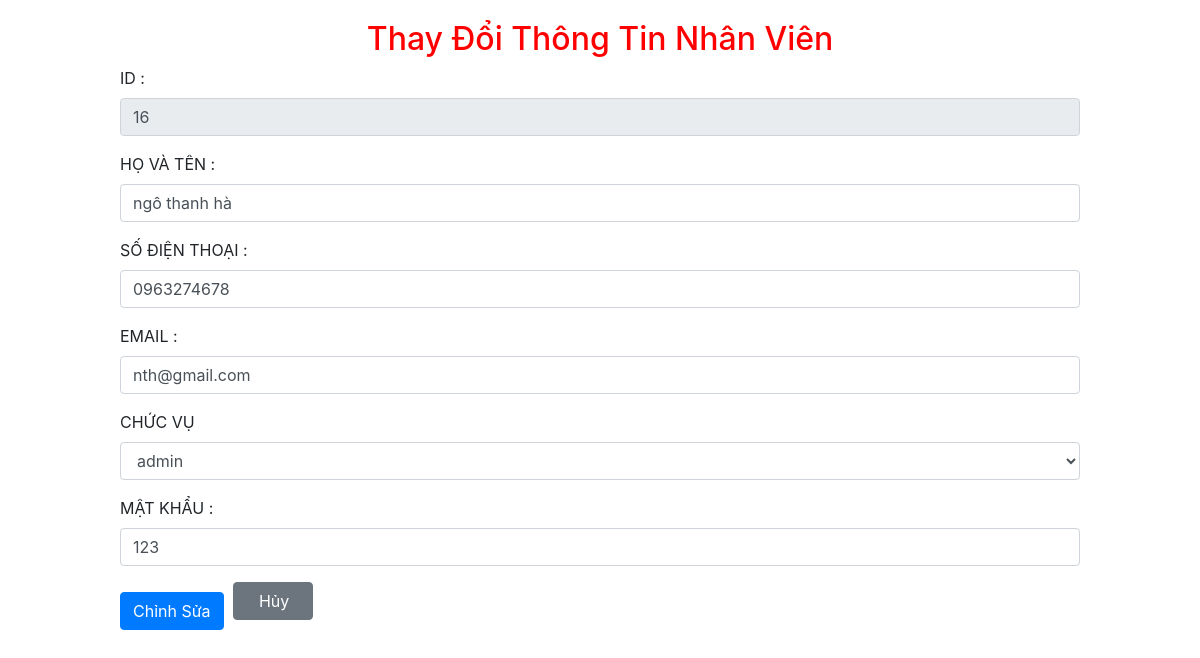
/php/edit_form_staff.php?id=16 (signed in), run on the app's committed database.
### tables this page shows
CREATE TABLE `user` (
  `id_user` int(11) NOT NULL,
  `ten_user` varchar(50) NOT NULL,
  `sdt_user` varchar(50) NOT NULL,
  `email_user` varchar(50) NOT NULL,
  `matkhau` varchar(50) NOT NULL,
  `quyen_user` tinyint(4) NOT NULL
);

### php/edit_form_staff.php (the view, shortened to what this page needs)
<?php
include('session_user.php');
?>
<?php
    require("connect.php");
    $id =$_GET['id'];
    $sql = "SELECT * FROM user WHERE id_user= $id";
    $result = mysqli_query($conn,$sql);
    $row =mysqli_fetch_array($result);
    if($row){
        $id =$row["id_user"];
        $hoten = $row["ten_user"];
        $sdt = $row["sdt_user"];
        $email = $row['email_user'];
        $chucvu = $row["quyen_user"];
        $matkhau = $row["matkhau"];
    }
?>
<!DOCTYPE html>
<html lang="en">
<head>
    <?php  require("../css/style.php")?>
    <link rel="stylesheet" href="../css/style.css">
    <link rel="stylesheet" href="../css/category.css">
    <link rel="stylesheet" href="../css/admin.css">
</head>
<body>
<form style="margin:auto;width:80%;padding-top:20px;" action='' method='post'>
        <h2 style="text-align:center; color:red;">Thay Đổi Thông Tin Nhân Viên</h2>
        <div class="form-group">
            <label for="exampleFormControlInput1">ID :</label>
            <input type="text" readonly class="form-control"  name="id"  value="<?php echo  $id;?>">
        </div>
        <div class="form-group">
            <label for="exampleFormControlInput1">HỌ VÀ TÊN :</label>
            <input type="text" class="form-control"  placeholder="Lê Văn Tình" name="hoten"  value="<?php echo  $hoten;?>">
        </div>
        <div class="form-group">
            <label for="exampleFormControlInput1">SỐ ĐIỆN THOẠI :</label>
            <input type="text" class="form-control"  placeholder="0867175706" name="sdt" value="<?php echo  $sdt;?>">
        </div>
        <div class="form-group">
            <label for="exampleFormControlInput1">EMAIL :</label>
            <input type="email" class="form-control"  placeholder="letinh1608@gmail.com" name="email" value="<?php echo  $email;?>">
        </div>
        <div class="form-group">
            <label for="exampleFormControlSelect1">CHỨC VỤ</label>
            <select class="form-control" name='chucvu' value="<?php echo  $chucvu;?>">
            <option value='0' >admin</option>
            </select>
        </div>
        <div class="form-group">
            <label for="exampleFormControlInput1">MẬT KHẨU :</label>
            <input type="text" class="form-control"  placeholder="123456" name='matkhau' value="<?php echo  $matkhau;?>">
        </div>
        <button type="submit" class="btn btn-primary  ">Chỉnh Sửa</button>
        <button type="reset" class="btn btn-secondary button " style="margin-left:5px;">Hủy</button>
    </form>
</body>
</html>

### css/style.css (style rules this page uses)
* { margin: 0; padding: 0; }

### css/admin.css (style rules this page uses)
.button { margin-bottom:20px; padding-right:10px; margin-right:10px; width:80px; }

### css/style.php (style rules this page uses)
body,html { width: 100% !important; margin: 0px !important; padding: 0px !important; overflow-x: hidden !important; }

### data on the page
user: id "16", hoten "ngô thanh hà", sdt "0963274678", email "nth@gmail.com", chucvu "admin", matkhau "123"
